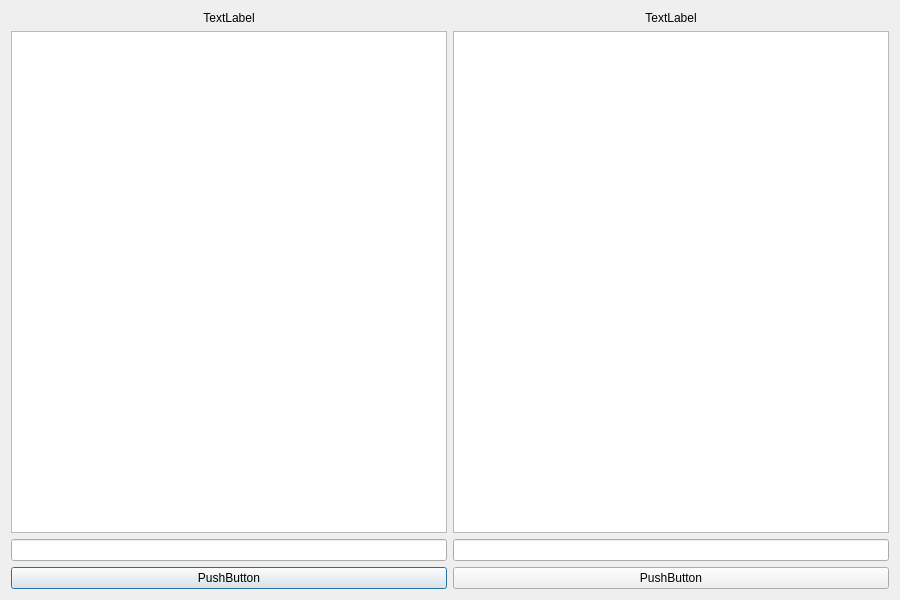
<?xml version="1.0" encoding="UTF-8"?>
<ui version="4.0">
 <class>FileView</class>
 <widget class="QDialog" name="FileView">
  <property name="geometry">
   <rect>
    <x>0</x>
    <y>0</y>
    <width>900</width>
    <height>600</height>
   </rect>
  </property>
  <property name="windowTitle">
   <string>Dialog</string>
  </property>
  <layout class="QGridLayout" name="gridLayout_2">
   <item row="0" column="0">
    <widget class="QLabel" name="label">
     <property name="text">
      <string>TextLabel</string>
     </property>
     <property name="alignment">
      <set>Qt::AlignCenter</set>
     </property>
    </widget>
   </item>
   <item row="2" column="0">
    <widget class="QLineEdit" name="lineEdit"/>
   </item>
   <item row="3" column="0">
    <widget class="QPushButton" name="pushButton">
     <property name="text">
      <string>PushButton</string>
     </property>
    </widget>
   </item>
   <item row="1" column="0">
    <widget class="QListWidget" name="listWidget">
     <property name="verticalScrollBarPolicy">
      <enum>Qt::ScrollBarAlwaysOff</enum>
     </property>
     <property name="horizontalScrollBarPolicy">
      <enum>Qt::ScrollBarAlwaysOff</enum>
     </property>
    </widget>
   </item>
   <item row="1" column="1">
    <widget class="QTextEdit" name="textEdit">
     <property name="verticalScrollBarPolicy">
      <enum>Qt::ScrollBarAlwaysOff</enum>
     </property>
     <property name="horizontalScrollBarPolicy">
      <enum>Qt::ScrollBarAlwaysOff</enum>
     </property>
    </widget>
   </item>
   <item row="0" column="1">
    <widget class="QLabel" name="label_2">
     <property name="text">
      <string>TextLabel</string>
     </property>
     <property name="alignment">
      <set>Qt::AlignCenter</set>
     </property>
    </widget>
   </item>
   <item row="3" column="1">
    <widget class="QPushButton" name="pushButton_2">
     <property name="sizePolicy">
      <sizepolicy hsizetype="Minimum" vsizetype="Fixed">
       <horstretch>0</horstretch>
       <verstretch>0</verstretch>
      </sizepolicy>
     </property>
     <property name="text">
      <string>PushButton</string>
     </property>
    </widget>
   </item>
   <item row="2" column="1">
    <widget class="QLineEdit" name="lineEdit_2"/>
   </item>
  </layout>
 </widget>
 <resources/>
 <connections/>
</ui>
